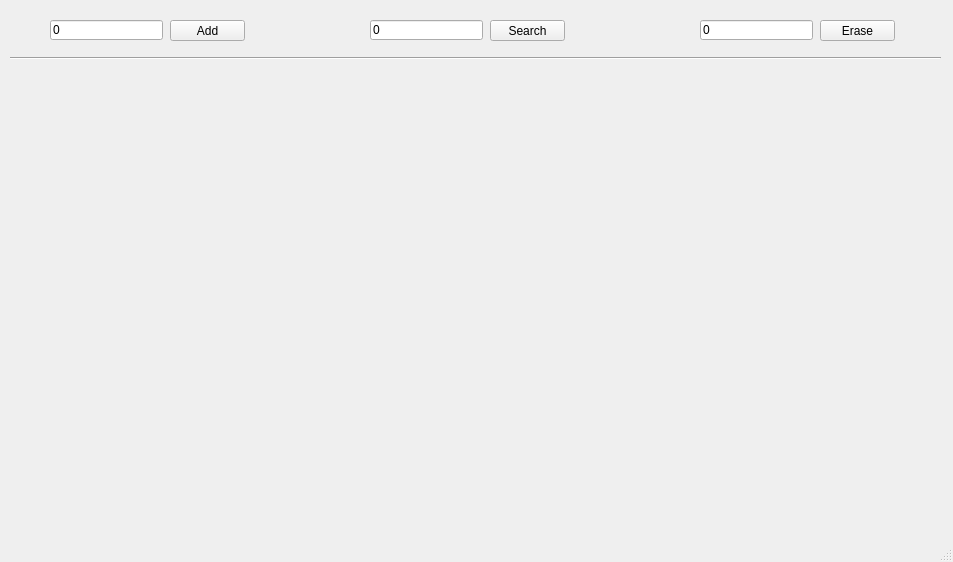
<?xml version="1.0" encoding="UTF-8"?>
<ui version="4.0">
 <class>SplayTreeWindow</class>
 <widget class="QMainWindow" name="SplayTreeWindow">
  <property name="geometry">
   <rect>
    <x>0</x>
    <y>0</y>
    <width>953</width>
    <height>562</height>
   </rect>
  </property>
  <property name="windowTitle">
   <string>MainWindow</string>
  </property>
  <widget class="QWidget" name="centralwidget">
   <widget class="QPushButton" name="addBtn">
    <property name="geometry">
     <rect>
      <x>170</x>
      <y>20</y>
      <width>75</width>
      <height>21</height>
     </rect>
    </property>
    <property name="text">
     <string>Add</string>
    </property>
   </widget>
   <widget class="Line" name="line">
    <property name="geometry">
     <rect>
      <x>10</x>
      <y>50</y>
      <width>931</width>
      <height>16</height>
     </rect>
    </property>
    <property name="orientation">
     <enum>Qt::Horizontal</enum>
    </property>
   </widget>
   <widget class="QLineEdit" name="addField">
    <property name="geometry">
     <rect>
      <x>50</x>
      <y>20</y>
      <width>113</width>
      <height>20</height>
     </rect>
    </property>
    <property name="text">
     <string>0</string>
    </property>
   </widget>
   <widget class="QLineEdit" name="searchField">
    <property name="geometry">
     <rect>
      <x>370</x>
      <y>20</y>
      <width>113</width>
      <height>20</height>
     </rect>
    </property>
    <property name="text">
     <string>0</string>
    </property>
   </widget>
   <widget class="QPushButton" name="searchBtn">
    <property name="geometry">
     <rect>
      <x>490</x>
      <y>20</y>
      <width>75</width>
      <height>21</height>
     </rect>
    </property>
    <property name="text">
     <string>Search</string>
    </property>
   </widget>
   <widget class="QPushButton" name="eraseBtn">
    <property name="geometry">
     <rect>
      <x>820</x>
      <y>20</y>
      <width>75</width>
      <height>21</height>
     </rect>
    </property>
    <property name="text">
     <string>Erase</string>
    </property>
   </widget>
   <widget class="QLineEdit" name="eraseField">
    <property name="geometry">
     <rect>
      <x>700</x>
      <y>20</y>
      <width>113</width>
      <height>20</height>
     </rect>
    </property>
    <property name="text">
     <string>0</string>
    </property>
   </widget>
  </widget>
  <widget class="QMenuBar" name="menubar">
   <property name="geometry">
    <rect>
     <x>0</x>
     <y>0</y>
     <width>953</width>
     <height>21</height>
    </rect>
   </property>
  </widget>
  <widget class="QStatusBar" name="statusbar"/>
 </widget>
 <resources/>
 <connections/>
</ui>
